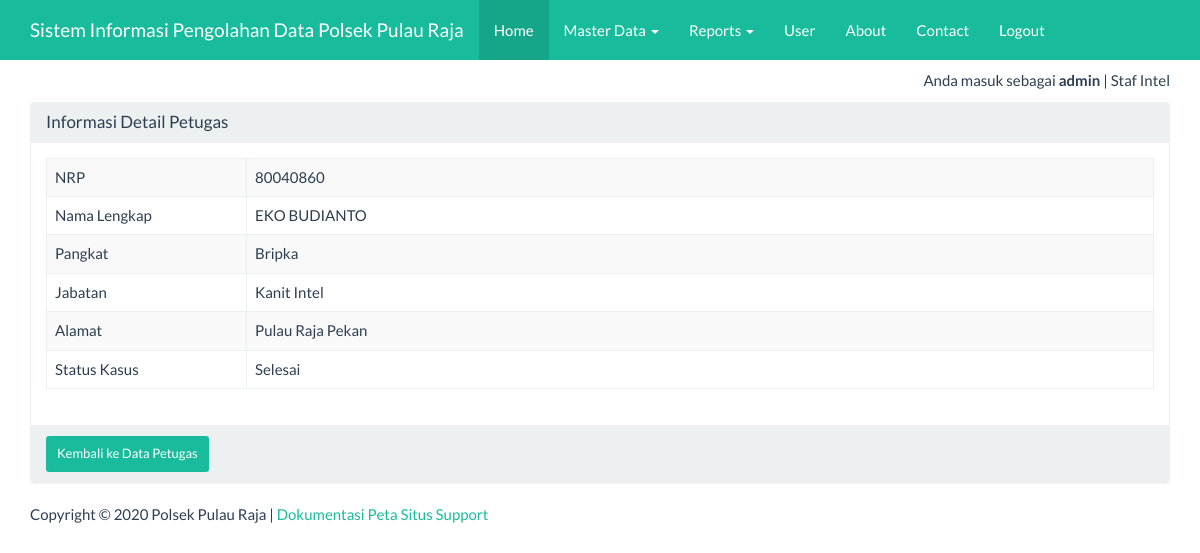
Screenshot of /index_admin.php?page=petugas&actions=detail&id=1 (signed in) with the database file from the repository.
### tables this page shows
CREATE TABLE IF NOT EXISTS `tbl_polisi` (
  `id` int(11) NOT NULL AUTO_INCREMENT,
  `nrp` varchar(30) DEFAULT NULL,
  `nama_lengkap` varchar(50) DEFAULT NULL,
  `pangkat` varchar(30) DEFAULT NULL,
  `jabatan` varchar(50) DEFAULT NULL,
  `alamat` varchar(100) DEFAULT NULL,
  `status_kasus` varchar(100) DEFAULT NULL,
  PRIMARY KEY (`id`)
);

### views/petugas_detail.php (the view)
<div class="container">
    <div class="row">
        <div class="col-xs-12">
            <div class="panel panel-default">
                <div class="panel-heading">
                    <h3 class="panel-title">Informasi Detail Petugas</h3>
                </div>
                <div class="panel-body">
                    <?php
                    $sql = "SELECT *FROM tbl_polisi WHERE id ='" . $_GET ['id'] . "'";
                    $query = mysqli_query($koneksi, $sql) or die("SQL Detail error");
                    $data = mysqli_fetch_array($query);
                    ?>
                    <table class="table table-bordered table-striped table-hover">
                        <tr>
                            <td width="200">NRP</td> <td><?= $data['nrp'] ?></td>
                        </tr>
                        <tr>
                            <td>Nama Lengkap</td> <td><?= $data['nama_lengkap'] ?></td>
                        </tr>
                        <tr>
                            <td>Pangkat</td> <td><?= $data['pangkat'] ?></td>
                        </tr>
						<tr>
                            <td>Jabatan</td> <td><?= $data['jabatan'] ?></td>
                        </tr>
                        <tr>
                            <td>Alamat</td> <td><?= $data['alamat'] ?></td>
                        </tr>
                         <tr>
                            <td>Status Kasus </td> <td><?= $data['status_kasus'] ?></td>
                        </tr>
                    </table>
                </div>
                <div class="panel-footer">
                    <a href="?page=petugas&actions=tampil" class="btn btn-success btn-sm">
                        Kembali ke Data Petugas </a>
                </div>
            </div>
        </div>
    </div>
</div>

### index_admin.php (style rules this page uses)
body { margin-top:70px; }

### rows the page displays
tbl_polisi: nrp "80040860", nama_lengkap "EKO BUDIANTO", pangkat "Bripka", jabatan "Kanit Intel", alamat "Pulau Raja Pekan", status_kasus "Selesai"

### other values shown
$_SESSION['username'] "admin"
$_SESSION['ket'] "Staf Intel"
